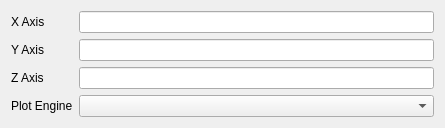
<?xml version="1.0" encoding="UTF-8"?>
<ui version="4.0">
<comment> Copyright (C) 2022 by Pedro Mendes, Rector and Visitors of the </comment>
<comment> University of Virginia, University of Heidelberg, and University </comment>
<comment> of Connecticut School of Medicine. </comment>
<comment> All rights reserved. </comment>

 <class>CQAdvancedPlotSettings</class>
 <widget class="QWidget" name="CQAdvancedPlotSettings">
  <property name="geometry">
   <rect>
    <x>0</x>
    <y>0</y>
    <width>445</width>
    <height>116</height>
   </rect>
  </property>
  <property name="sizePolicy">
   <sizepolicy hsizetype="Expanding" vsizetype="Preferred">
    <horstretch>0</horstretch>
    <verstretch>0</verstretch>
   </sizepolicy>
  </property>
  <property name="windowTitle">
   <string>Form</string>
  </property>
  <layout class="QFormLayout" name="formLayout">
   <item row="0" column="0">
    <widget class="QLabel" name="label">
     <property name="text">
      <string>X Axis</string>
     </property>
    </widget>
   </item>
   <item row="0" column="1">
    <widget class="QLineEdit" name="txtXAxis">
     <property name="toolTip">
      <string>Optional axis title, leave empty for default axis title.</string>
     </property>
    </widget>
   </item>
   <item row="1" column="0">
    <widget class="QLabel" name="label_2">
     <property name="text">
      <string>Y Axis</string>
     </property>
    </widget>
   </item>
   <item row="1" column="1">
    <widget class="QLineEdit" name="txtYAxis">
     <property name="toolTip">
      <string>Optional axis title, leave empty for default axis title.</string>
     </property>
    </widget>
   </item>
   <item row="2" column="0">
    <widget class="QLabel" name="label_3">
     <property name="text">
      <string>Z Axis</string>
     </property>
    </widget>
   </item>
   <item row="2" column="1">
    <widget class="QLineEdit" name="txtZAxis">
     <property name="toolTip">
      <string>Optional axis title, leave empty for default axis title.</string>
     </property>
    </widget>
   </item>
   <item row="3" column="0">
    <widget class="QLabel" name="label_4">
     <property name="text">
      <string>Plot Engine</string>
     </property>
    </widget>
   </item>
   <item row="3" column="1">
    <widget class="QComboBox" name="cmbEngines"/>
   </item>
  </layout>
 </widget>
 <resources/>
 <connections/>
</ui>
